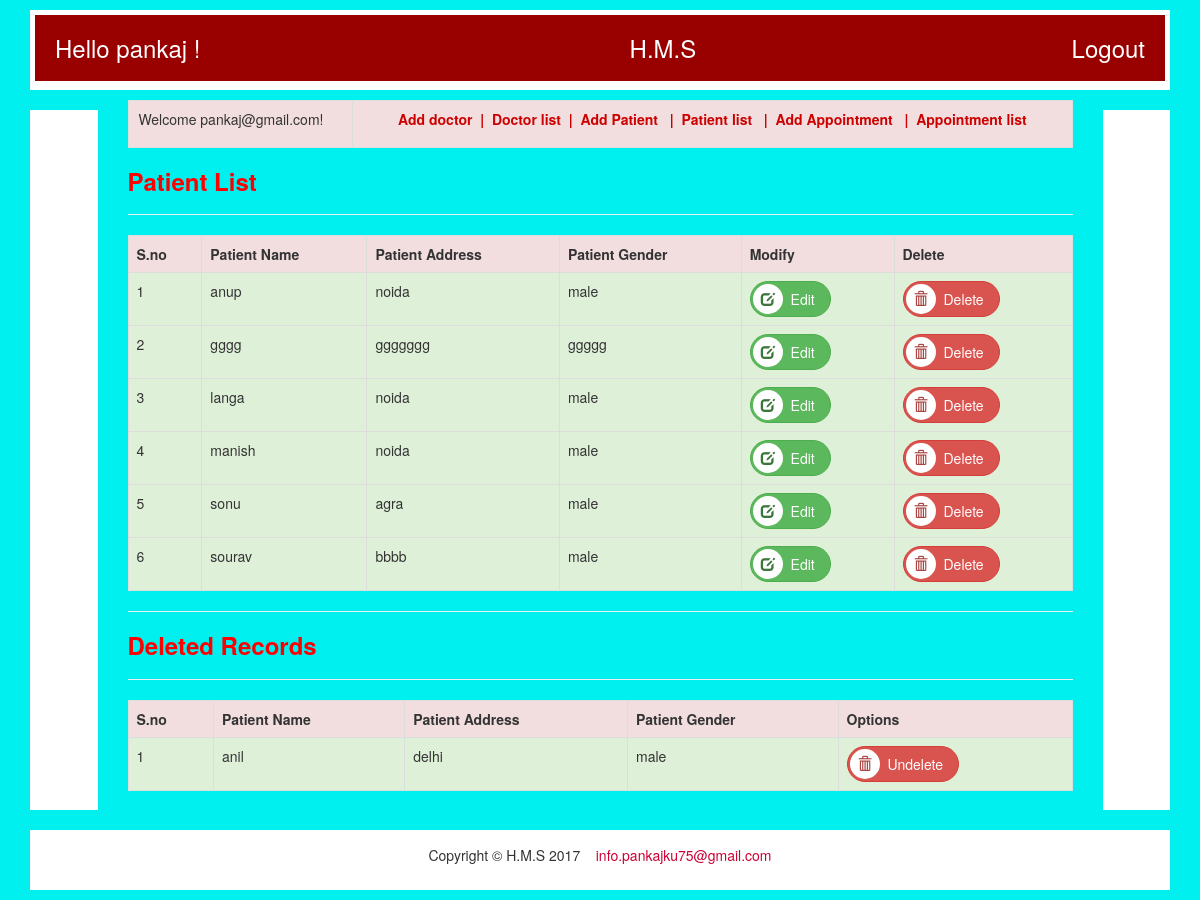
Screenshot of /index.php?page=patient-list (signed in) with the database file from the repository.
### tables this page shows
CREATE TABLE IF NOT EXISTS `users` (
  `id` int(11) NOT NULL AUTO_INCREMENT,
  `username` varchar(50) NOT NULL,
  `email` varchar(50) NOT NULL,
  `password` varchar(50) NOT NULL,
  `trn_date` datetime NOT NULL,
  PRIMARY KEY (`id`),
  UNIQUE KEY `email` (`email`)
);

CREATE TABLE IF NOT EXISTS `patient` (
  `patient_id` int(5) NOT NULL AUTO_INCREMENT,
  `patient_name` varchar(30) NOT NULL,
  `patient_address` varchar(30) NOT NULL,
  `patient_gender` varchar(6) NOT NULL,
  `patient_available` varchar(3) NOT NULL DEFAULT 'YES',
  PRIMARY KEY (`patient_id`)
);

### patient_details.php (the view, shortened to what this page needs)
<?php include('db.php');
extract($_POST);
?>
<!DOCTYPE html PUBLIC "-//W3C//DTD XHTML 1.0 Transitional//EN" "http://www.w3.org/TR/xhtml1/DTD/xhtml1-transitional.dtd">
<html xmlns="http://www.w3.org/1999/xhtml">
<head>
<link href="css/bootstrap.min.css" rel="stylesheet" type="text/css" />
</head>
<body style="background-color:#00F0F0">
				<h3 align="left" style="color:red;"><b>Patient List</b></h3>
	<hr>
<table class="table table-responsive table-bordered">
                <tr class="danger">
                    <th> S.no</th>
                    <th>Patient Name</th>
                    <th>Patient Address</th>
					<th>Patient Gender</th>
					<th>Modify</th>
					<th>Delete</th>
					</tr>
					<?php
$rs1=mysqli_query($con,"SELECT * from patient where patient_available='YES' order by
patient_name;");
$sno=1;
while( $row=mysqli_fetch_array($rs1)) {
 echo "<tr class='success'><td>$sno</td><td>$row[1]</td><td>$row[2]</td><td>$row[3]</td><td><a class='btn icon-btn btn-success' href=patient_update.php?rno=".$row[0]."><span class='glyphicon btn-glyphicon glyphicon-edit img-circle text-success'></span> Edit</a></td><td><a class='btn icon-btn btn-danger' href=delete_patient.php?rno=".$row[0]."><span class='glyphicon btn-glyphicon glyphicon-trash img-circle text-danger'></span> Delete</a></td></tr>";
 $sno++;
}
?>
        </table>
<hr />
<h3 align="left" style="color:red;"><b>Deleted Records</b></h3>
	<hr>
<table class="table table-responsive table-bordered">
                <tr class="danger">
                    <th> S.no</th>
                    <th>Patient Name</th>
                    <th>Patient Address</th>
					<th>Patient Gender</th>
					<th>Options</th>
					</tr>
					<?php
$rs1=mysqli_query($con,"SELECT * from patient where patient_available='NOT' order by
patient_name;");
$sno=1;
while( $row=mysqli_fetch_array($rs1)) {
 echo "<tr class='success'><td>$sno</td><td>$row[1]</td><td>$row[2]</td><td>$row[3]</td><td><a class='btn icon-btn btn-danger' href=undelete_patient.php?rno=".$row[0]."><span class='glyphicon btn-glyphicon glyphicon-trash img-circle text-danger'></span> Undelete</a></td></tr>";
 $sno++;
}
?>
        </table>
</body>
</html>

### index.php (shortened to what this page needs)
<?php
require 'db.php';
$email=$_SESSION["email"];
$sql=mysqli_query($con,"select *from users where email='$email'");
$s=mysqli_fetch_array($sql);
 ?>
<!DOCTYPE html PUBLIC "-//W3C//DTD XHTML 1.0 Transitional//EN" "http://www.w3.org/TR/xhtml1/DTD/xhtml1-transitional.dtd">
<html xmlns="http://www.w3.org/1999/xhtml">
<head>
<link href="css/bootstrap.min.css" rel="stylesheet" type="text/css" />
<link href="css/style1.css" rel="stylesheet" type="text/css" />
</head>
<body>
<div class="container">
	<div class="row">
    	<div class="col-sm-12">
        	<div class="header bg-white">
            			<h3 style="background:#990000;padding:20px;color:#FFFFFF;margin:0px">
	<span>Hello <?php echo $s['username']; echo " !";?></span>
							<span style="margin-left:230px">H.M.S</span>
	<span style="float:right"><a style="color:#FFFFFF" href="logout.php">Logout</a></span>
</h3>
            </div>
        </div>
    </div>
  	<div class="row">
		<div class="col-sm-1">
        	<div class="left-sidebar bg-white"></div>
        </div>
            	<div class="col-sm-10">
					<table class="table table-bordered"  border="1" width ="850px" height="30px" align ="center">
				<tr class="danger">
					<td width="20%" align ="left" style="padding-left: 10px" valign="center">
						 <p>Welcome <?php echo $_SESSION['email']; ?>!</p>
					</td>
					<td  width="64%" align="center" valign="center">
					<?php require('header.php'); ?>
					</td>
				</tr>
			</table>
				<div align="center">
					<?php
		 @$page= $_GET['page'];
		 if($page!="")
		 {
			 switch($page)
			 {
			 case 'patient-list':
			 include('patient_details.php');
			 break;
			 }
		 }
		 else
		 {
		 ?>
		 <?php
		 }
		  ?>
                </div>
           </div>
        <div class="col-sm-1">
        	<div class="main-content bg-white"></div>
        </div>
  	</div>
    <div class="row">
    	<div class="col-sm-12">
        	<div class="footer bg-white">
            	<div class="copyright">
                	<p align="center" style="padding-top:10px;">Copyright &copy; H.M.S 2017 &nbsp;&nbsp;&nbsp;<span style="color:#CC0033">info.pankajku75@gmail.com</span></p>
                </div>
            </div>
        </div>
    </div>
</div>
</body>
</html>

### css/style1.css (style rules this page uses)
body { background-color: #28D4C3; font-family: Arial, Helvetica, sans-serif; }
.bg-white { background-color: #FFF; margin: 10px 0; padding: 5px; }
.header { height: 80px; }
.footer, .middle-left, .middle-right, .bottom-left-block, .bottom-middle-block, .bottom-right-block, .bottom-content { height: 60px; }
.left-sidebar { height: 700px; }

### patient_details.php (style rules this page uses)
.btn-glyphicon { padding:8px; background:#ffffff; margin-right:4px; }
.icon-btn { padding: 1px 15px 3px 2px; border-radius:50px; }

### rows the page displays
users: username "pankaj"
patient: patient_name "anup", patient_address "noida", patient_gender "male"
patient: patient_name "gggg", patient_address "ggggggg", patient_gender "ggggg"
patient: patient_name "langa", patient_address "noida", patient_gender "male"
patient: patient_name "manish", patient_address "noida", patient_gender "male"
patient: patient_name "sonu", patient_address "agra", patient_gender "male"
patient: patient_name "sourav", patient_address "bbbb", patient_gender "male"
patient: patient_name "anil", patient_address "delhi", patient_gender "male"

### other values shown
$_SESSION['email'] "pankaj@gmail.com"
